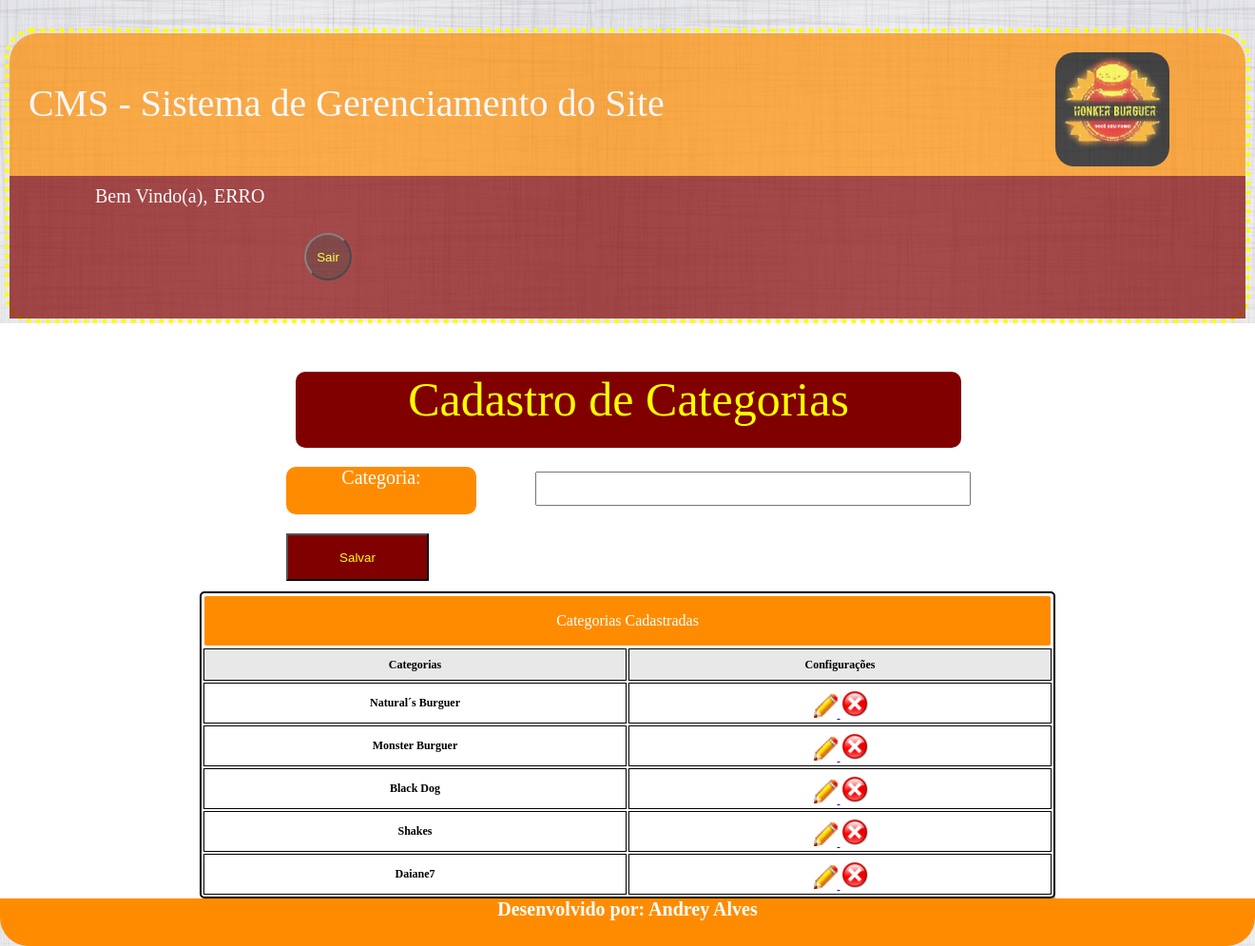
The app's page /CMS/categoriaAdm.php with its own data.
### tables this page shows
CREATE TABLE `tblcategorias` (
  `idCategoria` int(11) NOT NULL AUTO_INCREMENT,
  `categoria` varchar(45) DEFAULT NULL,
  PRIMARY KEY (`idCategoria`)
);

### CMS/categoriaAdm.php (the view, shortened to what this page needs)
<?php
	$botao="Salvar";
	$categoria="";
?>
<!DOCTYPE html>
<html>
	<head>
		<link rel="stylesheet" type="text/css" href="CSS/styleAdm.css">
	</head>
	<body>
		<div id="principal">
			<header>
				<div id="conteudoheader">
					<div id="titulocms">
						<p>
							<a href="CMS.php" title="Voltar"> CMS - Sistema de Gerenciamento do Site </a>
						</p>
					</div>
					<div id="logo">
						<div>
							<img id="logoimg" src="Imagens/logoprincipal.jpg" alt=""/>
						</div>
					</div>
				</div>
			</header>
			<?php include('menuAdm.php'); ?>
			<section>
				<form name="frmcategorias" method="post" action="categoriaAdm.php">
					<div id="conteudoProduto">
						<div id="tituloinformacoes">
							<p>
								Cadastro de Categorias
							</p>
						</div>
						<div class="areadetexto_produtos">
							<p>
								Categoria:
							</p>
						</div>
						<div class="areadoinput_produtos">
							<input class="inputProduto" type="Text" name="txtCategoria" value="<?php echo($categoria); ?>">
						</div>
						<div>
							<input id="salvar" value="<?php echo($botao); ?>" type="submit" name="btnSalvar">
						</div>
					</div>
				</form>
					<div id="consulta">
						<table id="tblconsulta">
							<tr>
								<td colspan="8" class="titulo_tabela_consulta">Categorias Cadastradas</td>
							 </tr>
							<tr>
								<td class="tblconsulta_td">Categorias</td>
								<td class="tblconsulta_td">Configurações</td>
							</tr>
							<?php
								$sql = "select * from tblCategorias";
								$select = mysql_query($sql);
								while($rsconsulta = mysql_fetch_array($select)){
							?>
							<tr class="tblconsulta_tr">
								<td rowspan="1"><?php echo($rsconsulta['categoria']); ?></td>
								<td rowspan="1">
									<a href="categoriaAdm.php?modo=editar&codigo=<?php echo($rsconsulta['idCategoria']);?>">
										<img class="iconesAdm" src="icones/Modify16.png">
									</a>
									<a href="categoriaAdm.php?modo=excluir&codigo=<?php echo($rsconsulta['idCategoria']);?>">
										<img id="iconesAdmDelete" src="icones/error.png">
									</a>
								</td>
							</tr>
							<?php
								}
							?>
						</table>
					</div>
			</section>
			<?php include('rodapeAdm.php'); ?>
	</body>
</html>

### CMS/CSS/styleAdm.css (style rules this page uses)
body { margin:auto; background-image:url("../Imagens/fundo6.jpg"); font-family:Berlin Sans FB; }
.iconesAdm { width:25px; height:25px; margin-left:2px }
#iconesAdmDelete { width:30px; height:30px; margin-top:5px; }
#principal { width:1300px; height:auto; margin-top:30px; margin-left:auto; margin-right:auto; margin-bottom,:auto; border-radius:30px; border:5px dotted #FFFF00; }
header { width:100%; height:150px; background-color:#FF8C00; margin:auto; filter:alpha(opacity=70); opacity:0.7; z-index:5; border-radius:30px 30px 0px 0px; }
#conteudoheader { width:100%; height:150px; border:0px solid; }
#titulocms { width:700px; height:100px; margin-top:20px; margin-left:20px; border:0px solid; color:#fff; float:left; }
#titulocms p { font-size:40px; margin-top:30px; }
#titulocms a { color:#fff; text-decoration:none; }
#logo { width:120px; height:120px; border:0px solid; margin-top:20px; margin-right:80px; float:right; }
#logoimg { width:120px; height:120px; border-radius:20px; }
section { height:auto; background-color:#fff; border:0px solid; }
#salvar { width:150px; height:50px; margin-left:300px; margin-top:20px; background-color:#800000; color:#FFFF00; }
#tituloinformacoes { width:700px; height:80px; background-color:#800000; color:#FFFF00; border-radius:10px; margin:auto; }
#tituloinformacoes p { font-size:50px; text-align:center; }
#consulta { width:900px; height:auto; background-color:#FFFFFF; margin:auto; overflow:auto; border:0px solid; }
#tblconsulta { width:100%; height:auto; margin-left:auto; margin-right:auto; margin-top:10px; border:solid 2px; border-color:#000000; border-radius:5px 5px 5px 5px; box-shadow:5px 5px 5px #aaa; }
.titulo_tabela_consulta { background-color:#FF8C00; font-family:verdana; font-size:16px; text-align:center; height:50px; color:#ffffff; border-radius:3px 3px 3px 3px; }
.tblconsulta_td { width:100px; border:solid 0px; border-color:#CCCCCC; font-family:verdana; font-size:12px; font-weight:bold; height:30px; text-align:center; border-color:#DCDCDC; background-color:#E8E8E8; }
.tblconsulta_tr { max-width:100px; border:solid 1px; border-color:#CCCCCC; font-family:verdana; font-size:12px; font-weight:bold; height:25px; text-align:center; border-color:#DCDCDC; background-color:#ffffff; }
#conteudoProduto { width:100%; height:auto; border:1px solid #fff; }
.inputProduto { width:450px; height:30px; margin-right:50px; resize:none; }
.areadoinput_produtos { width:auto; height:auto; margin-top:-45px; margin-right:250px; float:right; border:0px solid; }
.areadetexto_produtos { width:200px; height:50px; background-color:#FF8C00; border-radius:10px; margin-left:300px; border:0px solid; font-size:20px; text-align:center; color:#fff; }
.areadetexto_produtos p { font-size:20px; text-align:center; color:#fff; }
#tblconsulta td { width:20%; border:solid 1px; }

### records on screen
tblcategorias: categoria "Natural´s Burguer"
tblcategorias: categoria "Monster Burguer"
tblcategorias: categoria "Black Dog"
tblcategorias: categoria "Shakes"
tblcategorias: categoria "Daiane7"
